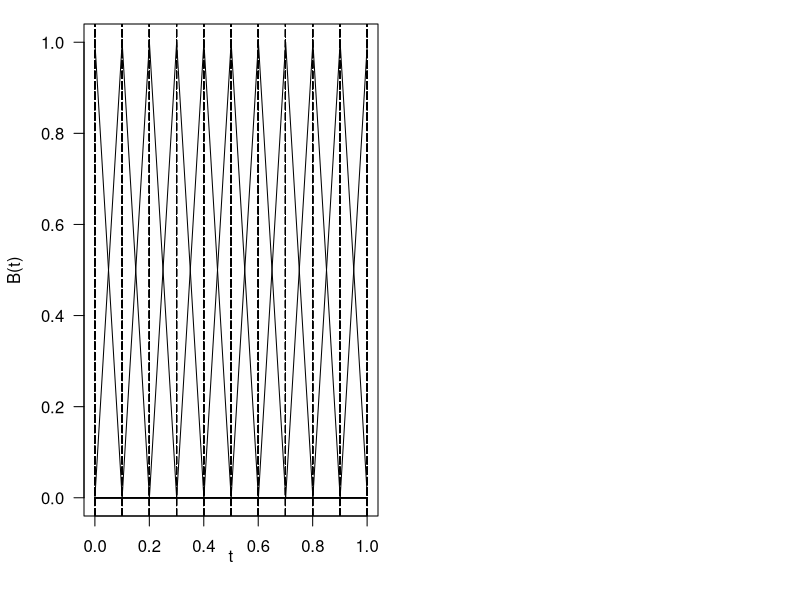
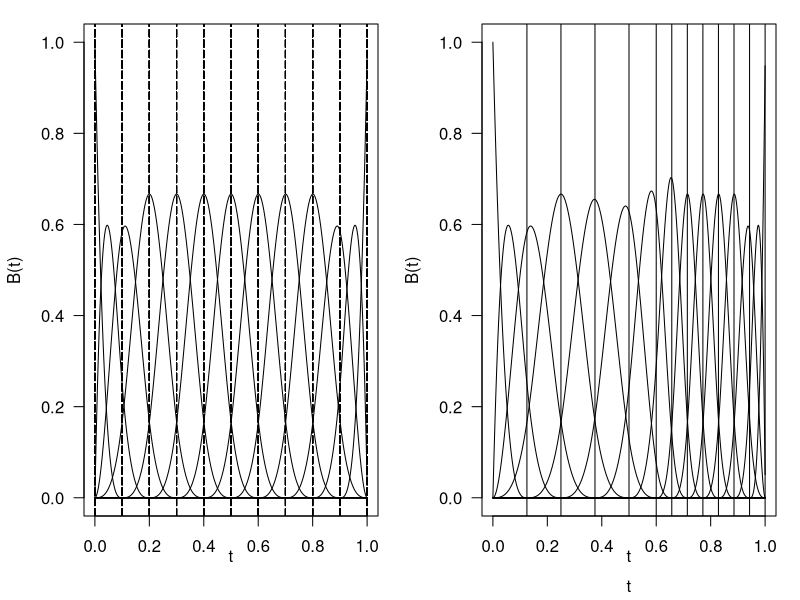

Here is the R script that generated these plots, in order:
spline_function <- function(x, knots, i, p)
{
    # number of basis functions
    if (p == 0)
    {
        print(paste(knots[i], x, knots[i+1]))
        if (knots[i] <= x && x < knots[i+1])
        {
            #print(paste(knots[i], x, knots[i+1]))
            return(1)
        } else {
            return(0)
        }
    }
    
    else
    {
        y <- alpha(x, knots, i, p) * spline_function(x, knots, i, p - 1) +
            (1 - alpha(x, knots, i+1, p)) * spline_function(x, knots, i+1, p - 1)
        print(paste(x, i, p, y, alpha(x, knots, i, p)))
        return(y) 
    }
}

alpha <- function(x, knots, i, p) {
    if (knots[i] == knots[i+p])
    {
        return(0)
    } else
    {
        return((x - knots[i]) / (knots[i+p] - knots[i]))
    }
}


# Set up knots
png("bSpline.png", width=22, height=11, units="cm", res=600, bg = "transparent")
par(mfrow=c(1, 2), mar=c(4,4,1,1) + 0.1, las = 1, oma = c(0,0,0,0) + 0.1)
knots_interior <- seq(0,1,length.out = 11)
knots <- c(0, knots_interior, 1.0)
x_tests <- c()
for (j in seq(0,0.999,length.out = 1000)) {
    x_tests <- c(x_tests, spline_function(j, knots, 1, 1))
}
plot(seq(0,1,length.out = 1000), x_tests, type = "l",
     xlab = "",
     ylab = "B(t)",
     xlim = c(0,1),
     ylim = c(0,1))
title(xlab = "t", mgp = c(1.5,1,0))
for (i in 2:11) {
    x_tests <- c()
    for (j in seq(0,0.999,length.out = 1000)) {
        x_tests <- c(x_tests, spline_function(j, knots, i, 1))
    }
    lines(seq(0,1,length.out = 1000), x_tests)    
}
for (i in 1:11)
{
    abline(v=knots_interior, lty = 5)
}

png("bSpline.png", width=22, height=11, units="cm", res=600, bg = "transparent")
par(mfrow=c(1, 2), mar=c(4,4,1,1) + 0.1, las = 1, oma = c(0,0,0,0) + 0.1)
# Set up knots
knots_interior <- seq(0,1,length.out = 11)
knots <- c(0, 0, 0, knots_interior, 1.0, 1.0, 1.0)
x_tests <- c()
for (j in seq(0,0.999,length.out = 1000)) {
    x_tests <- c(x_tests, spline_function(j, knots, 1, 3))
}
plot(seq(0,1,length.out = 1000), x_tests, type = "l",
     xlab = "",
     ylab = "B(t)",
     xlim = c(0,1),
     ylim = c(0,1))
title(xlab = "t", mgp = c(1.5,1,0))
for (i in 2:13) {
    x_tests <- c()
    for (j in seq(0,0.999,length.out = 1000)) {
        x_tests <- c(x_tests, spline_function(j, knots, i, 3))
    }
    lines(seq(0,1,length.out = 1000), x_tests)    
}
for (i in 1:11)
{
    abline(v=knots_interior, lty = 5)
}

# Set up knots
knots_interior <-  c(seq(0, 0.5, length.out = 5), 
                     seq(0.6, 1.0, length.out = 8))
knots <- c(0, 0, 0, knots_interior, 1.0, 1.0, 1.0)
x_tests <- c()
for (j in seq(0,0.999,length.out = 1000)) {
    x_tests <- c(x_tests, spline_function(j, knots, 1, 3))
}
plot(seq(0,1,length.out = 1000), x_tests, type = "l",
     xlab = "t",
     ylab = "B(t)",
     xlim = c(0,1),
     ylim = c(0,1))
title(xlab = "t", mgp = c(1.5,1,0))
for (i in 2:15) {
    x_tests <- c()
    for (j in seq(0,0.999,length.out = 1000)) {
        x_tests <- c(x_tests, spline_function(j, knots, i, 3))
    }
    lines(seq(0,1,length.out = 1000), x_tests)    
}
for (i in 1:13)
{
    abline(v=knots_interior[i+1])
}

dev.off()